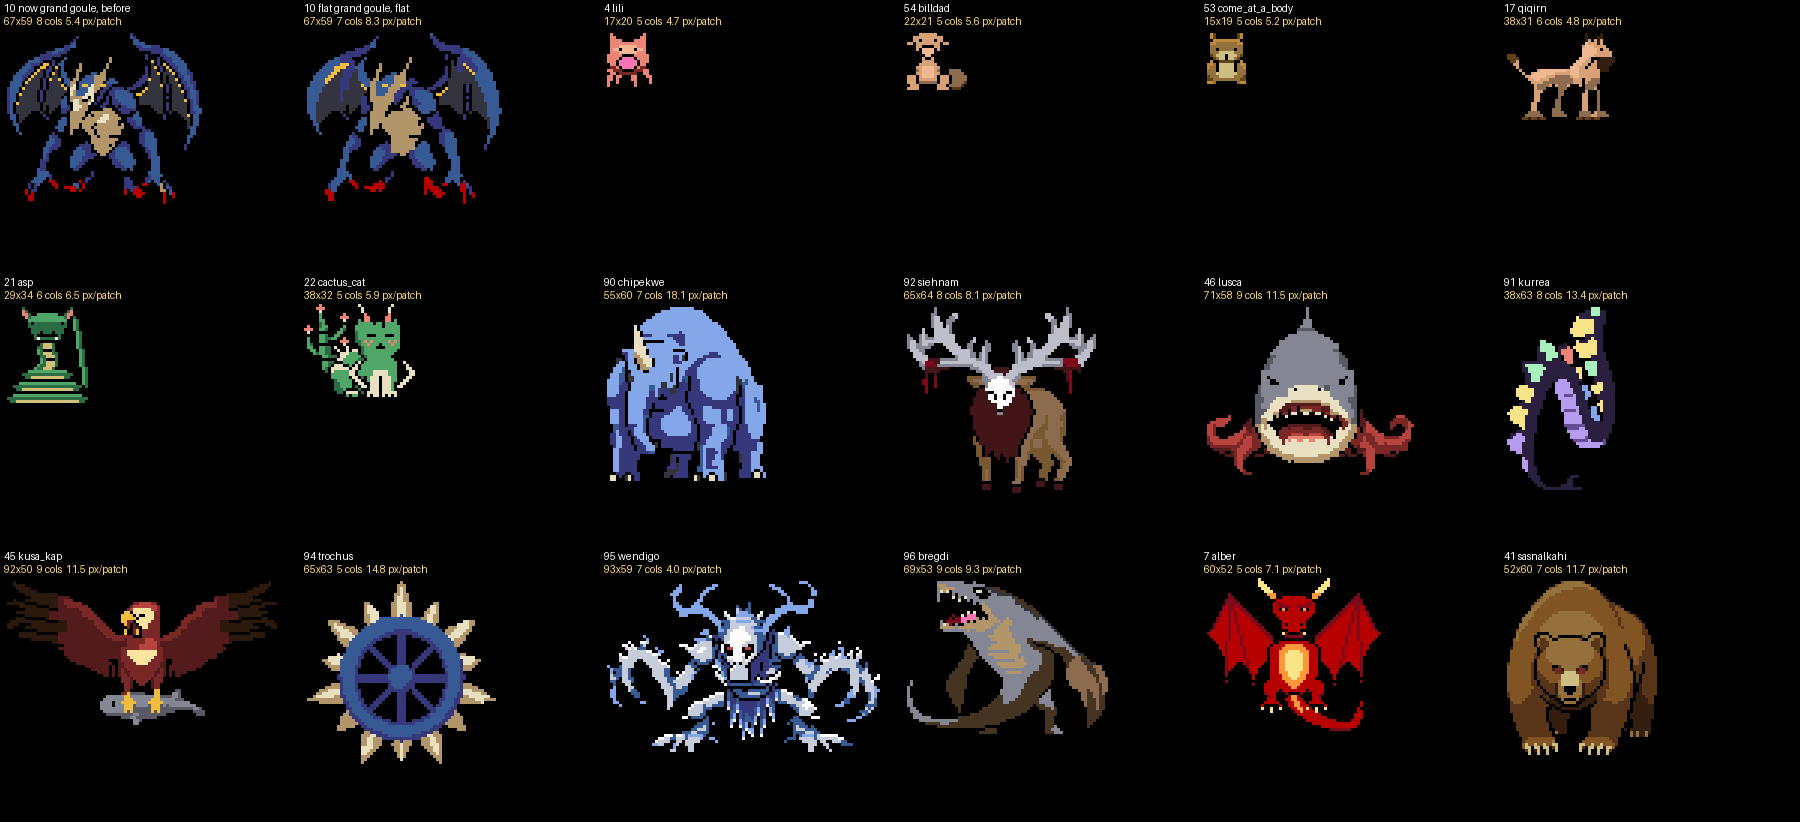

The Python source for this figure:
"""10 Grand'Goule's detail against the cast (the user, 2026-11-03: "show how detailed it is compared to other sized sprites"): first frames of approved enemies, small to giant, all at 3x on black,
labelled with drawn size, colours and how many pixels each flat patch has on average (bigger = flatter). Read off the sheets the game loads.

    python art/enemies/pixellab/10_grand_goule/redo2/anim/detail_board.py   # detail_board.png, prints the table
"""
from pathlib import Path
import re
from PIL import Image, ImageDraw
HERE = Path(__file__).resolve().parent
ROOT = HERE.parents[5]
src = (ROOT / 'src/battle.cpp').read_text(encoding='utf-8')
rows = re.findall(r'\{ "(assets/enemies/(?:redraws/)?(\d\d)_(\w+)\.png)",\s*\{[^}]*\}(?:, (\d+))?(?:, (true|false))?', src)
sheets = {int(n): (p, name, int(f or 3), r == 'true') for p, n, name, f, r in rows}
N4 = ((1, 0), (-1, 0), (0, 1), (0, -1))
def first(n):
    p, name, f, r = sheets[n]
    im = Image.open(ROOT / p).convert('RGBA')
    fw, fh = (im.width // f, im.height // 8) if r else (im.width // (8 * f), im.height)
    c = im.crop((0, 0, fw, fh))
    return name, c.crop(c.getbbox())
def stats(im):
    g = {(x, y): im.getpixel((x, y))[:3] for y in range(im.height) for x in range(im.width) if im.getpixel((x, y))[3]}
    seen, n = set(), 0
    for p, c in g.items():
        if p in seen: continue
        n += 1; todo = [p]; seen.add(p)
        while todo:
            a = todo.pop()
            for d in N4:
                q = (a[0] + d[0], a[1] + d[1])
                if q not in seen and g.get(q) == c: seen.add(q); todo.append(q)
    return len(g), len(set(g.values())), n, len(g) / n
items = [(f'{i}', *first(i)) for i in (4, 54, 53, 17, 21, 22, 90, 92, 46, 91, 45, 94, 95, 96, 7, 41)]
def me(path):
    c = Image.open(HERE / path).convert('RGBA'); return c.crop(c.getbbox())
items = [('10 now', "grand goule, before", me('c_0.png')), ('10 flat', "grand goule, flat", me('flat_0.png'))] + items
S = 3
cols = 6
cw, ch = 100 * S, 80 * S + 34
board = Image.new('RGBA', (cols * cw, ch * ((len(items) + cols - 1) // cols)), (0, 0, 0, 255))
d = ImageDraw.Draw(board)
print(f"{'':8}{'name':22}{'drawn':>9}{'cols':>6}{'patches':>9}{'px/patch':>10}")
for i, (tag, name, im) in enumerate(items):
    px, col, n, avg = stats(im)
    x, y = (i % cols) * cw, (i // cols) * ch
    board.alpha_composite(im.resize((im.width * S, im.height * S), 0), (x + 4, y + 30))
    d.text((x + 4, y + 2), f'{tag} {name[:20]}', fill=(255, 255, 255, 255))
    d.text((x + 4, y + 15), f'{im.width}x{im.height}  {col} cols  {avg:.1f} px/patch', fill=(255, 220, 120, 255))
    print(f"{tag:8}{name[:21]:22}{im.width:>4}x{im.height:<4}{col:>6}{n:>9}{avg:>10.1f}")
board.save(HERE / 'detail_board.png'); print(board.size)
